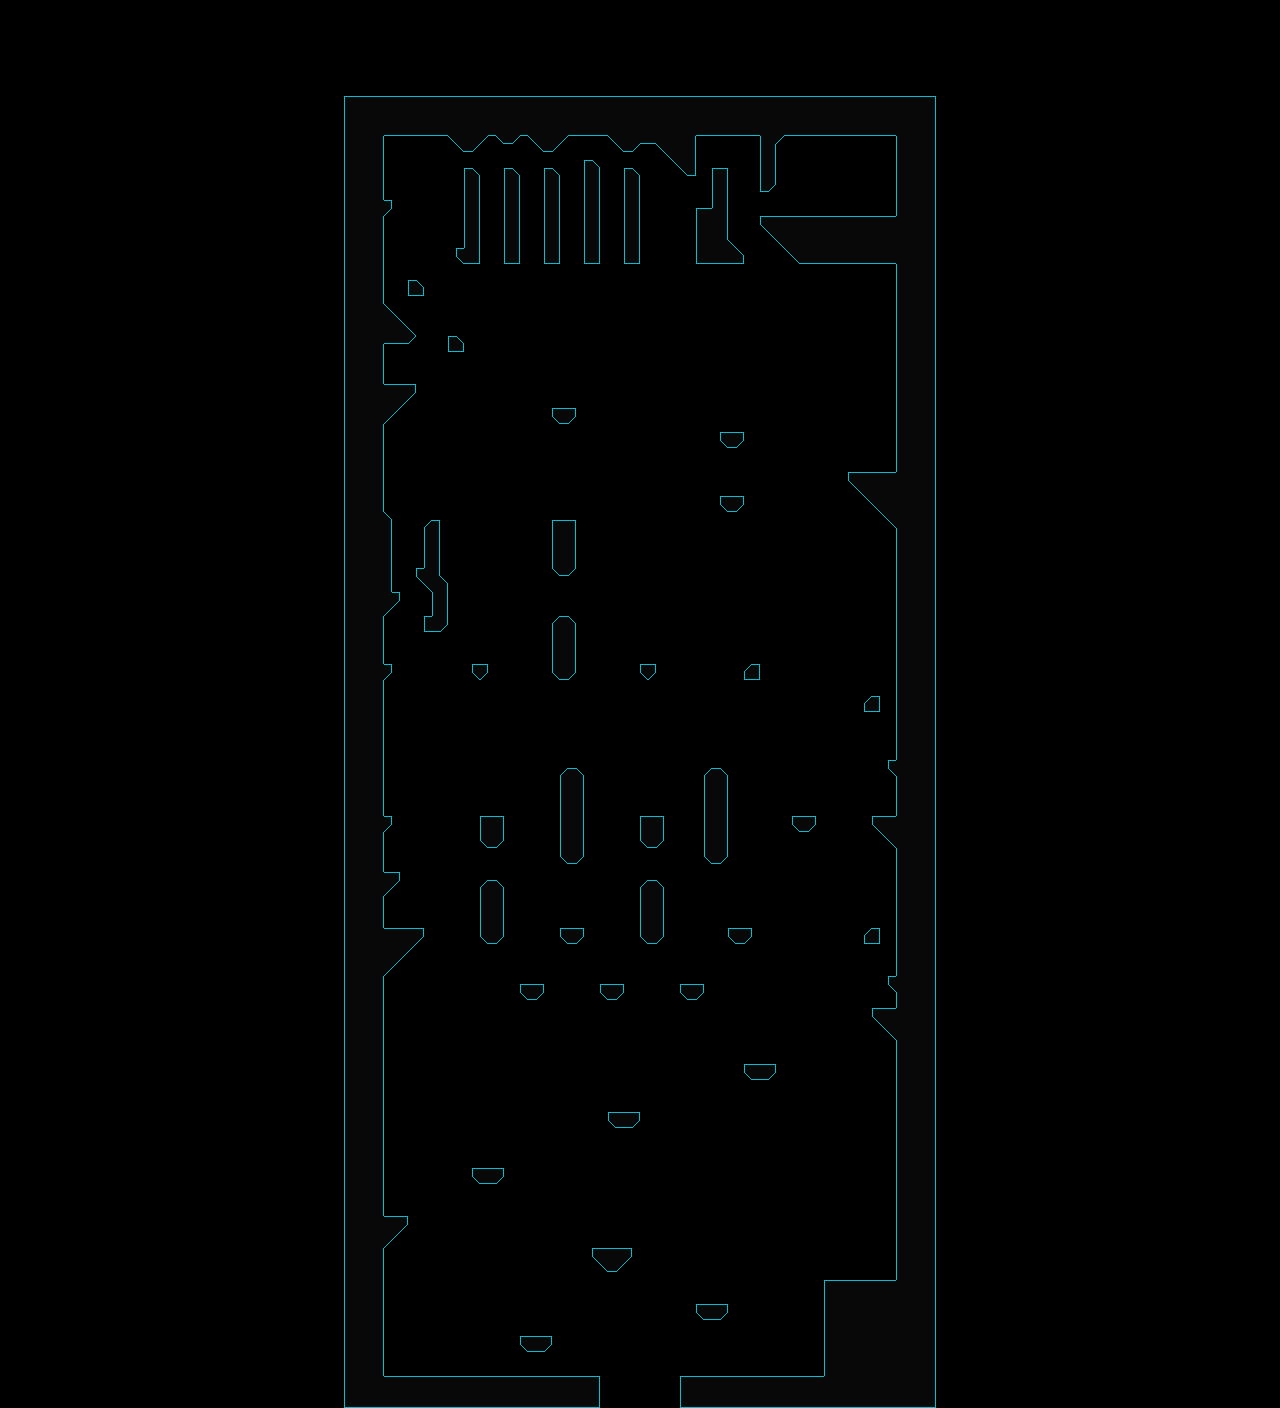

This is a level from a 2D game, rendered from its Tiled map with the project's own tilesets. A one-line summary and the map file follow, with tile-layer data summarised:
An orthogonal 160x176 tile map with 8x8 px tiles, 1 tile layer (Tile Layer 1), 2 tilesets.

<map version="1.2" tiledversion="1.3.1" orientation="orthogonal" renderorder="right-down" compressionlevel="0" width="160" height="176" tilewidth="8" tileheight="8" infinite="0" nextlayerid="2" nextobjectid="1">
 <tileset firstgid="1" source="../Images/testTileset.tsx" />
 <tileset firstgid="7" source="realmOfChampionsTileset1.tsx" />
 <layer id="1" name="Tile Layer 1" width="160" height="176">
  <data>[28160 cells, 3095 non-empty, 37 distinct tile ids]</data>
 </layer>
</map>
